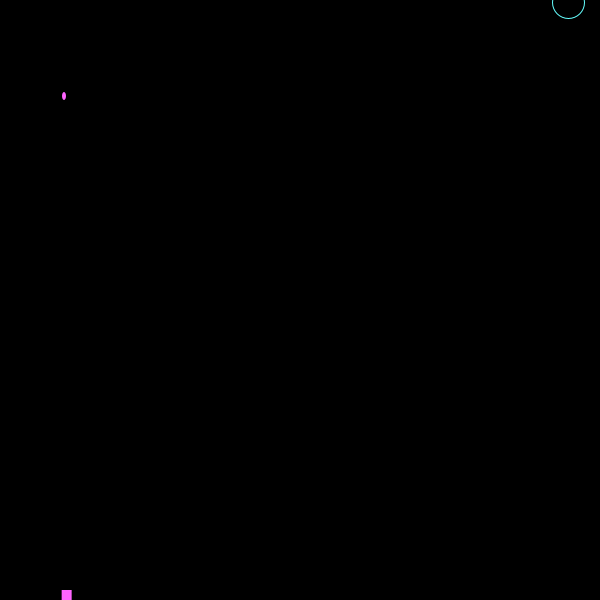
Frame 1 (no input)
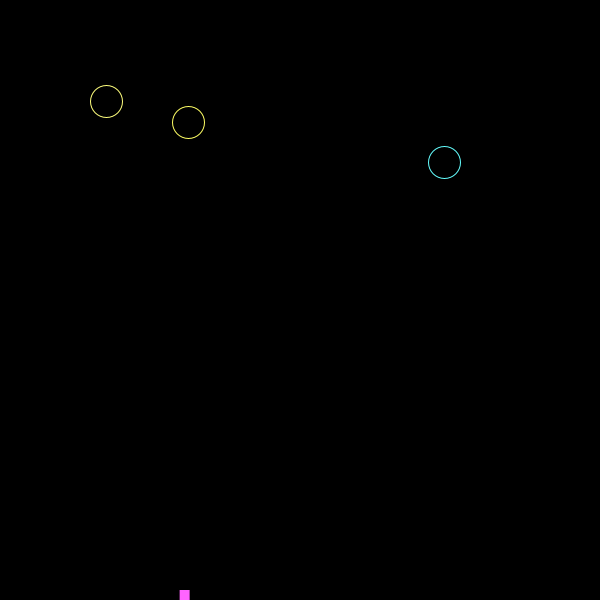
Frame 60 (the mouse pressed at the canvas centre just before this capture)
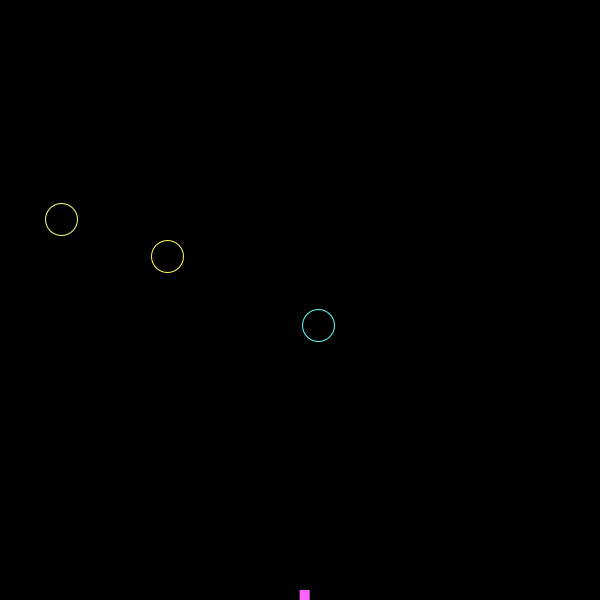
Frame 120 (the mouse held since frame 60 and released just before this capture)

The Processing sketch that drew these frames (run headless with seeded random() and noise(); from frame 60 on, the mouse is pressed at the canvas centre):

// Processing sketch: CirculosInvaders
// ── CirculosInvaders.pde
ArrayList<Cuadros> puntos;
ArrayList<Nave>    naves;
color[] colores = {
 color(255,255,125),
 color(255,255,100),
 color(255,100,255),
 color(100,255,255),
 color(100,100,255),
 color(100,255,100),
 color(255,100,100),
 color(255,125,255),
  color(100,255,160),
 color(255,100,160),
 color(160,125,255)};
 
int n = colores.length; 
 
Nave laNave = new Nave();

void setup() {
  size(600, 600);
  rectMode(CENTER);
  ellipseMode(CENTER);
  frameRate(30);
  //colorMode(HSB);
  
  
  puntos = new ArrayList<Cuadros>(); 
  naves = new ArrayList<Nave>();
  puntos.add(new Cuadros(random(width), 0, random(-4, 4), random(1, 3), 32, int(random(n))));
}

void draw() {
  background(0);
  laNave.display();
  if (keyPressed == true) {
    laNave.disparo();
  }

  explota();
  if (1 > int(random(60)))
    puntos.add(new Cuadros(random(width), 0, random(-4, 4), random(1, 3), 32,int(random(n))));
  //println(puntos.size()-1);
  for (int i = puntos.size()-1; i >= 0; i--) {
    Cuadros p = puntos.get(i);
    p.update();
    p.draw();
    if (p.dead) {
      puntos.remove(i);
    }
  }
}

void explota() {

  for (int i = puntos.size()-1; i >= 0; i--) {
    Cuadros p = puntos.get(i);
    for (int j = laNave.balas.size()-1; j >= 0; j--) {
      Bala b = laNave.balas.get(j);
      if (dist(p.x, p.y, b.x, b.y) <= p.r) {
        p.explota();
        p.dead = true;
        b.dead = true;
      }

      if (b.dead) {
        laNave.balas.remove(j);
      }
    }

    if (p.dead) {
      puntos.remove(i);
    }
  }
}


// ── Bala.pde
class Bala {
  int x, y;
  int v;
  int cc;
  boolean dead;

  Bala(float x_, int ccc) {
    x = int(x_);
    //c = c_;
    y = height;
    dead = false;
    v = 4;
    cc = ccc;
    //println(y);
  }

  void display() {
    y -= v;
    if (y<0) {
      dead = true;
    }
    fill(colores[cc]);
    noStroke();
    ellipse(x, y, 4, 8);
  }
}

// ── Cuadros.pde
class Cuadros {
  float x;
  float y;
  float vx;
  float vy;
  int r;
  int c;
  int h;
  boolean dead;
  int a;

  Cuadros(float x_, float y_, float vx_, float vy_, int aaa, int ccc) {
    //h = int(random(255));
    c = ccc;
    //c = color(255,255,255);
    //r = (int) random(253);
    x = x_;
    y = y_;
    vx = vx_;
    vy = vy_;
    r = aaa;
  }

  void update() {

    if (x < 0 || x > width) {
      //vx *= -1;
      dead = true;
    }

    if (y < 0 || y > height) {
      //vy *= -1;
      dead = true;
    }
    x += vx;
    y += vy;
  }

  void draw() {
    noFill();
    stroke(colores[c]);
    ellipse(x, y, r, r);
  }

  void explota() {
    if (r > 2) {
      int r2 = int(r/2);
      if(vx >= 0){
      puntos.add(new Cuadros(x+r2, y, vx, vy, r2, c));
      puntos.add(new Cuadros(x-r2, y, -vx, vy, r2, c));
      } else {
        puntos.add(new Cuadros(x-r2, y, vx, vy, r2, c));
      puntos.add(new Cuadros(x+r2, y, -vx, vy, r2, c));
      }
    }
  }
}



// ── Nave.pde

class Nave {
  float x, y;
  float v;
  int c;
  ArrayList<Bala>  balas;

  Nave() {
    x = random(width);

    println(y);
    v = 2;

    c = int(random(n));
    //println("si");

    balas = new ArrayList<Bala>();
    balas.add(new Bala(x, c));
  }

  void display() {
    x += v;
    if (x < 0 || x > width) {
      v *= -1;
    }
    fill(colores[c]);
    noStroke();
    rect(x, height-5, 10, 10);

    for (int i = balas.size()-1; i >= 0; i--) {
      Bala b = balas.get(i);
      b.display();
      if (b.dead) {
        balas.remove(i);
      }
    }
  }

  void disparo() {
    balas.add(new Bala(x,c));
    v *= -1;
  }
}
